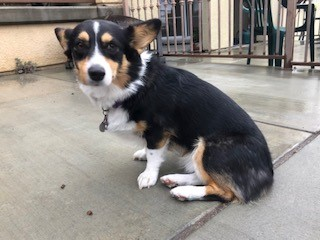
#> input picture alveo/examples/vitis_ai_alveo_samples/inception_v1_mt_py/image/PIC_085.jpg, 320 x 240 px
$ python -i input_fn.py   (imports and definitions only)
#> lines starting #> are read from the running program, lines starting #| are printed output that depends on the picture
# Copyright 2019 Xilinx Inc.
#
# Licensed under the Apache License, Version 2.0 (the "License");
# you may not use this file except in compliance with the License.
# You may obtain a copy of the License at
#
#     http://www.apache.org/licenses/LICENSE-2.0
#
# Unless required by applicable law or agreed to in writing, software
# distributed under the License is distributed on an "AS IS" BASIS,
# WITHOUT WARRANTIES OR CONDITIONS OF ANY KIND, either express or implied.
# See the License for the specific language governing permissions and
# limitations under the License.

import cv2

_R_MEAN = 123.68
_G_MEAN = 116.78
_B_MEAN = 103.94

MEANS = [_B_MEAN,_G_MEAN,_R_MEAN]

def resize_shortest_edge(image, size):
  H, W = image.shape[:2]
  if H >= W:
    nW = size
    nH = int(float(H)/W * size)
  else:
    nH = size
    nW = int(float(W)/H * size)
  return cv2.resize(image,(nW,nH))

def mean_image_subtraction(image, means):
  B, G, R = cv2.split(image)
  B = B - means[0]
  G = G - means[1]
  R = R - means[2]
  image = cv2.merge([R, G, B])
  return image

def BGR2RGB(image):
  B, G, R = cv2.split(image)
  image = cv2.merge([R, G, B])
  return image

def central_crop(image, crop_height, crop_width):
  image_height = image.shape[0]
  image_width = image.shape[1]
  offset_height = (image_height - crop_height) // 2
  offset_width = (image_width - crop_width) // 2
  return image[offset_height:offset_height + crop_height, offset_width:
               offset_width + crop_width, :]

def normalize(image):
  image=image/256.0
  image=image-0.5
  image=image*2
  return image


def preprocess_fn(image, crop_height = 224, crop_width = 224):
    image = BGR2RGB(image)
    image = resize_shortest_edge(image, 256)
    image = central_crop(image, crop_height, crop_width)
    image = normalize(image)
    return image

>>> import cv2
>>> picture = cv2.imread('image/PIC_085.jpg')
#> picture is the input picture: shape (240, 320, 3); mean B, G, R 133.5, 138.2, 143.1
>>> result = preprocess_fn(picture)
#> in BGR2RGB, `B, G, R = cv2.split(image)`:
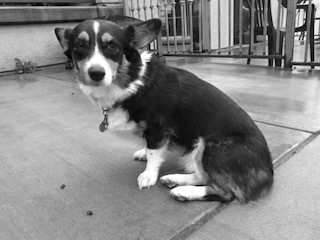
#> B: shape (240, 320); min 0, max 255, mean 133.5
#> in BGR2RGB, `B, G, R = cv2.split(image)`:
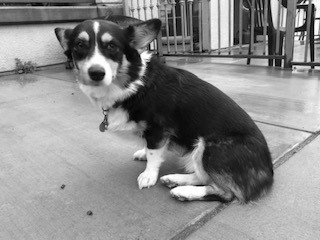
#> G: shape (240, 320); min 0, max 255, mean 138.2
#> in BGR2RGB, `B, G, R = cv2.split(image)`:
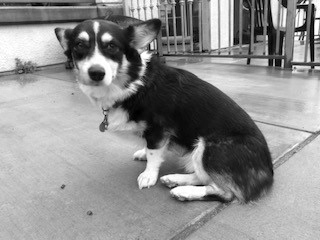
#> R: shape (240, 320); min 0, max 255, mean 143.1
#> in resize_shortest_edge, `return cv2.resize(image,(nW,nH))`:
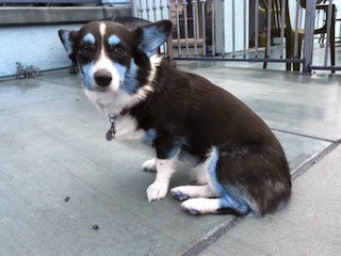
#> returned value: shape (256, 341, 3); mean of channels 0, 1, 2 143, 138.1, 133.3; drawn as B, G, R
#> in central_crop, `return image[offset_height:offset_height + crop_height, offset_width: ..`:
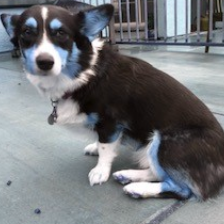
#> returned value: shape (224, 224, 3); mean of channels 0, 1, 2 121.4, 117.6, 115.2; drawn as B, G, R
